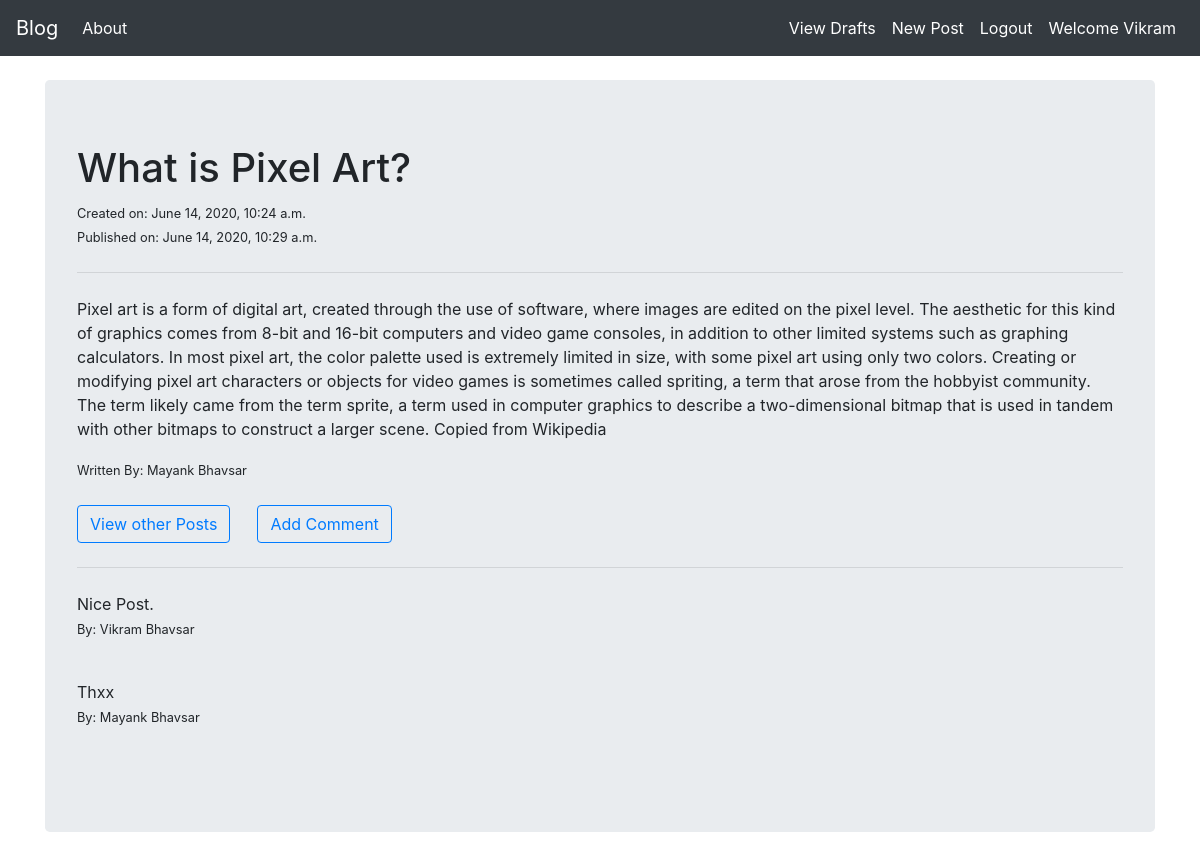
Screenshot of /post/12/ (signed in) with the database file from the repository.
### blog/models.py (models this page shows, shortened)
class Post(models.Model):
    author = models.ForeignKey(settings.AUTH_USER_MODEL,on_delete=models.CASCADE,related_name="posts")
    title = models.CharField(max_length=200)
    text = models.TextField()
    create_date = models.DateTimeField(default=timezone.now())
    publish_date = models.DateTimeField(blank=True,null=True)

class Comment(models.Model):
    post = models.ForeignKey(Post,on_delete=models.CASCADE,related_name="comments")
    author = models.ForeignKey(settings.AUTH_USER_MODEL,on_delete=models.CASCADE,related_name="user_comments")
    text = models.TextField()
    create_date = models.DateTimeField(default=timezone.now())
    approved_comment = models.BooleanField(default=False)

### blog/views.py (the view)
# urls.py: path("post/<int:pk>/",views.PostDetailView.as_view(),name="post_detail"),
class PostDetailView(DetailView):
    model = Post
    template_name = "blog/post_detail.html"
    def get_context_data(self, **kwargs):
        context = super().get_context_data(**kwargs)
        context["post"] = context["object"]
        return context

### blog/templates/blog/post_detail.html (shortened to what this page needs)
{% extends "blog/base.html" %}
{% block body_block %}
    <br>
    <div class="jumbotron">
        <h1>{{post.title}}</h1>
        <small>Created on: {{ post.create_date }} </small><br>
        {% if post.publish_date %}
            <small>Published on: {{ post.publish_date }} </small><br>
        {% else %}
            <small>Not Published yet.</small><br>
        {% endif %}
        <hr class="my-4">
        <p>{{ post.text}}</p>
        <small class="mr-auto">Written By: {{ post.author.first_name }} {{ post.author.last_name }}</small>
        <br><br>
        <a href="{% url "post_list" %}" class="btn btn-outline-primary">View other Posts</a>
        {% if user.is_authenticated %}
            <a href="{% url "add_comment_to_post" pk=post.pk %}" class="btn btn-outline-primary" title="Add Comment to post">Add Comment</a>
        {% endif %}
        <hr class="my-4">
        {% for comment in post.comments.all %}
            <p>
                {{comment.text}}
                <br>
                <small >By: {{ comment.author.first_name}} {{ comment.author.last_name}}</small>
            </p>
            <br>
        {% endfor %}
    </div>
{% endblock %}

### blog/templates/blog/base.html (shortened to what this page needs)
<!DOCTYPE html>
<html lang="en">
<head>
    <link rel="stylesheet" href="https://stackpath.bootstrapcdn.com/bootstrap/4.5.0/css/bootstrap.min.css">
    <link href="https://maxcdn.bootstrapcdn.com/font-awesome/4.7.0/css/font-awesome.min.css" rel="stylesheet">
</head>
<body>
    <nav class="navbar navbar-expand-md navbar-dark bg-dark">
        <a href="{% url "post_list" %}" class="navbar-brand">Blog</a>
        <div class="collapse navbar-collapse" id="navbarSupportedContent">
            <ul class="navbar-nav mr-auto">
                <li class="nav-item active">
                    <a href="{% url "about_page" %}" class="nav-link">About</a>
                </li>
            </ul>
        </div>
        <div class="collapse navbar-collapse" id="navbarSupportedContent">
            <ul class="navbar-nav ml-auto">
                {% if user.is_authenticated %}
                    <li class="nav-item active">
                        <a href="{% url "draft_list" %}" class="nav-link">View Drafts</a>
                    </li>
                    <li class="nav-item active">
                        <a href="{% url "create_post" %}" class="nav-link">New Post</a>
                    </li>
                    <li class="nav-item active">
                        <a href="{% url "logout_user" %}" class="nav-link">Logout</a>
                    </li>
                    <li class="nav-item active">
                        <span class="nav-link">Welcome {{user.first_name}}</span>
                    </li>
                {% endif %}
            </ul>
        </div>
    </nav>
    <div class="container">
        {% block body_block %}
        {% endblock %}
    </div>
</body>
</html>

### rows the page displays
Post: title "What is Pixel Art?", create_date "June 14, 2020, 10:24 a.m.", publish_date "June 14, 2020, 10:29 a.m.", text "Pixel art is a form of digital art, created through the use of software, where images are edited on the pixel level. The aesthetic for this kind of graphics comes from 8-bit and 16-bit computers and video game consoles, in addition to other limited systems such as graphing calculators. In most pixel art, the color palette used is extremely limited in size, with some pixel art using only two colors. Creating or modifying pixel art characters or objects for video games is sometimes called spriting, a term that arose from the hobbyist community. The term likely came from the term sprite, a term used in computer graphics to describe a two-dimensional bitmap that is used in tandem with other…", author.first_name "Mayank", author.last_name "Bhavsar"
Comment: text "Nice Post.", author.first_name "Vikram", author.last_name "Bhavsar"
Comment: text "Thxx", author.first_name "Mayank", author.last_name "Bhavsar"

### other values shown
{{ user.first_name }} "Vikram"
